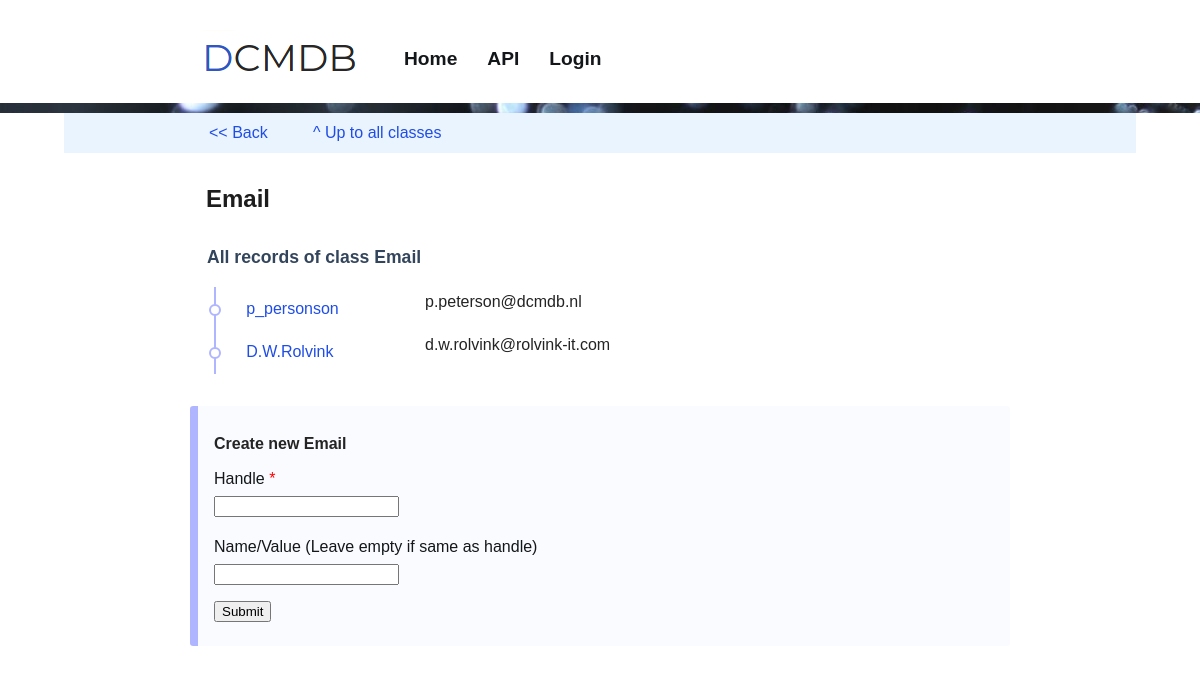
/ui/api/v1/class/email, run on the app's committed database.
### tables this page shows
CREATE TABLE classes (id integer primary key autoincrement, handle text UNIQUE, name text, type text, description text, appended integer, unit text, value_prefix, value_limit text, applies_to text, accepts text);

CREATE TABLE records (id integer primary key autoincrement, class_id int, handle text, label text, value text, target_id int, alias_src_id int, alias_dst_id int);

### frontend/api_v1.py (the view)
@api.route('/ui/api/v1/class/<class_handle>')
@api.route('/ui/api/v1/class/<class_handle>/')
def render_class_details(class_handle):
    index.g.title = 'All records of class '+ class_handle
    index.g.parent_page = "/ui/api/v1/class"
    index.g.parent_page_link_name = "^ Up to all classes"
    rc = get_record_class(class_handle)
    index.g.rc = rc
    index.g.records = rc.records()
    applies_to = []
    for t in rc.applies_to:
        applies_to.append(get_record_class(t))
    index.g.applies_to = applies_to
    accepts = []
    for t in rc.accepts:
        accepts.append(get_record_class(t))
    index.g.accepts = accepts
    from .forms import CreateRecordForm
    form = CreateRecordForm()
    r = form.validate_on_submit()
    return index.render_template('api_v1_class_details.html', form=form)

### frontend/forms.py
class CreateRecordForm(FlaskForm):
    record_handle = StringField('Handle', validators=[InputRequired(), Length(min=1, max=200)])
    record_value = StringField( 'Name/Value (Leave empty if same as handle)',
                                validators=[Length(min=0, max=200)])
    submit = SubmitField('Submit')

### backend/app.py (called while the page is built)
    def get_record_class(self, class_id):
        query = "SELECT * FROM classes WHERE id = {}".format(class_id)
        row = self.db.fetch_one(query)
        if row is None or row is False:
            return False
        return RecordClass(self, class_id)

    def get_record_class_id(self, class_handle):
        query = "SELECT id FROM classes WHERE handle = '{}';".format(class_handle)
        row = self.db.fetch_one(query)
        if row:
            return row[0]
        return False

    def get_object_list(self, query, ObjectClass):
        query_result = self.db.fetch_all(query)
        object_list = []
        for row in query_result:
            obj_id = row[0]
            obj = ObjectClass(self, obj_id)
            object_list.append(obj)
        return object_list

    def csl_to_list(self, csl):
        l = csl.split(", ")
        return list(filter(None, l))

### backend/application/sqlite_engine.py (called while the page is built)
    def connect(self):
        if self.connection == False:
            self.connection = sqlite3.connect(self.url)
            self.cursor = self.connection.cursor()

    def commit(self):
        self.connection.commit()

    def close_connection(self):
        self.connection.close()
        self.connection = False

    def fetch_one(self, query):
        self.connect()
        qr = self.cursor.execute(query)
        result = self.cursor.fetchone()
        self.commit()
        self.close_connection()
        return result

    def fetch_all(self, query):
        self.connect()
        qr = self.cursor.execute(query)
        result = self.cursor.fetchall()
        self.commit()
        self.close_connection()
        return result

### backend/classes/record.py (called while the page is built)
    @property
    def target(self):
        return self.target_obj

    def get_members(self):
        query = "SELECT object_id FROM relationships WHERE parent_id = {}".format(self.id)
        return self.app.get_object_list(query, Record)

### backend/classes/record_class.py (called while the page is built)
    def records(self):
        query = "SELECT * FROM records WHERE class_id = {};" \
                .format(self.id)
        return self.app.get_object_list(query, self.app.Record)

### frontend/api_v1.py (called while the page is built)
def get_record_class(rc_handle):
    rc_id = index.backend.get_record_class_id(rc_handle)
    return index.backend.get_record_class(rc_id)

### frontend/templates/api_v1_class_details.html (shortened to what this page needs)
{% extends "base.html" %}
{% from 'common.html' import api_nav %}
{% from 'common.html' import input as input %}
{% block extra_css %}
		<link rel="stylesheet" href="/static/dist/css/forms.css" />
{% endblock %}
{% block content %}
<article style="border:0px; max-width:100vw;">
	{{ api_nav(g) }}
</article>
<article style="border:0px;">
	<h1> {{ g.rc.name }}</h1>
</article>
<article>
	<table class="tablelist">
		<tr><td colspan="2"><h2>All records of class {{ g.rc.name }}</h1></td></tr>
		{% if g.rc.type in ['object', 'linked-object'] %}
		{% for obj in g.records %}
			<tr>
				<td class="bullet">
					<a href="/ui/api/v1/{{ obj.url }}"> {{ obj.label }} </a>
				</td>
				<td></td>
			</tr>
		{% endfor %}
		{% else %}
		{% for obj in g.records %}
			{% set child = obj.get_members()[0] %}
			<tr>
				<td class="bullet">
					<a href="/ui/api/v1/{{ child.url }}"> {{ child.label }} </a>
				</td>
				<td>
					  {{ obj.value }}
				</td>
			</tr>
		{% endfor %}
		{% endif %}
	</table>
	<div class="dark">
		<form method="POST"  >
		<h4> Create new {{ g.rc.name }}</h4>
		{{ input(form.record_handle,5,True) }}
		{{ input(form.record_value,5) }}
		{{ form.submit }}
		</form>
	</div>
</article>
{% endblock %}

### data on the page
classes: rc.name "Email"
records: label "p_personson"
records: value "p.peterson@dcmdb.nl"
records: label "D.W.Rolvink"
records: value "d.w.rolvink@rolvink-it.com"

### other printed values
{{ g.parent_page_link_name }} "^ Up to all classes"
{{ field.label }} "Handle Name/Value (Leave empty if same as handle)"
